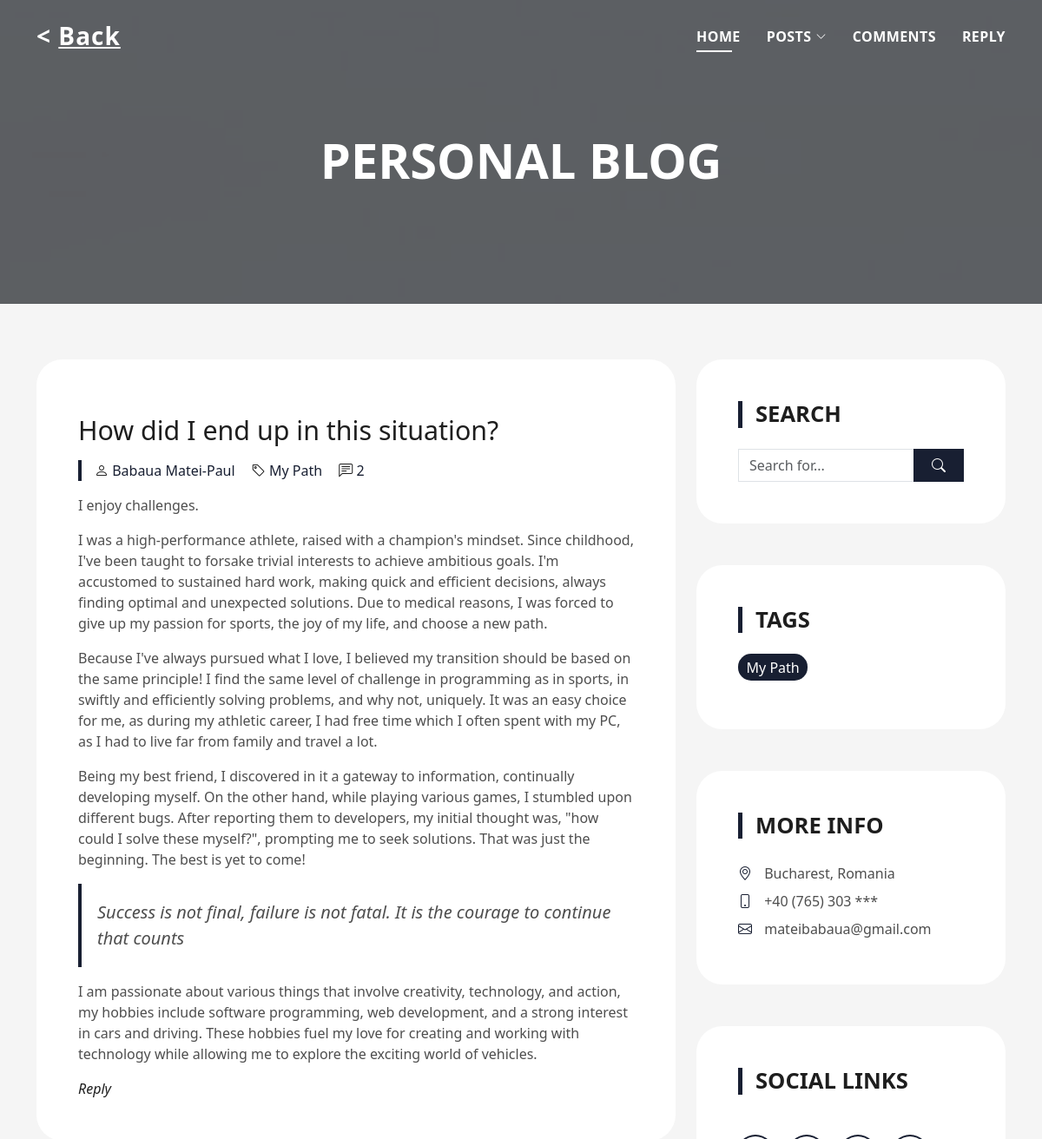
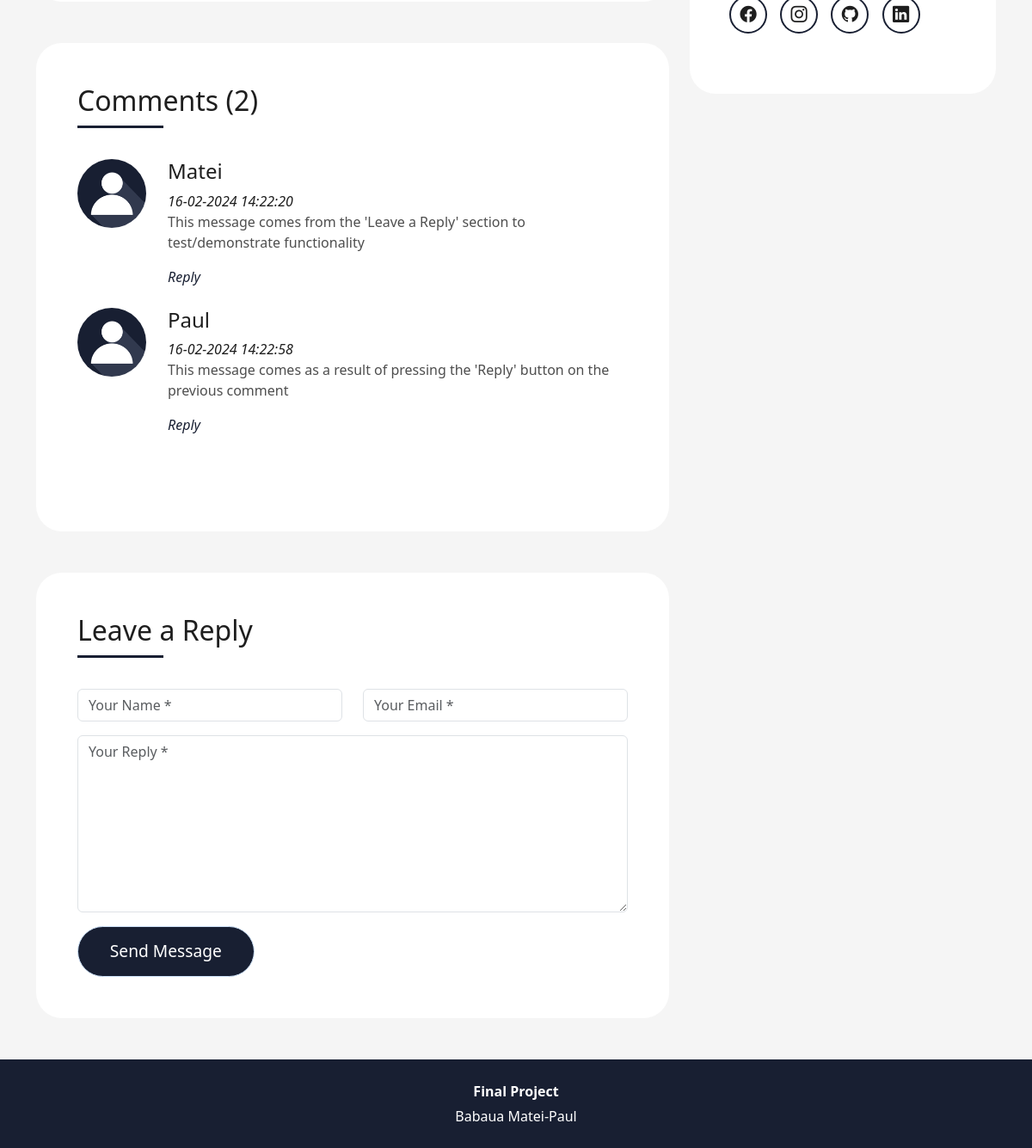
Page /blog on the committed database (2 pictures, top to bottom).
### tables this page shows
CREATE TABLE Contacte (ID INTEGER PRIMARY KEY, Name TEXT, Profile TEXT, Email TEXT, Phone TEXT);

CREATE TABLE Replies (
            id INTEGER PRIMARY KEY,
            name TEXT,
            email TEXT,
            reply TEXT,
            date TIMESTAMP DEFAULT CURRENT_TIMESTAMP
        );

CREATE TABLE Websites (website TEXT, link TEXT);

### routes.py (the view)
@app.route('/blog')
def blog():
    database = Database('database.db')
    get_db_contact_info = ContactInfo(database).get_info()
    get_db_blog_comments = BlogComments(database).get_comments()
    get_db_comments_count = BlogComments(database).count_rows()
    get_db_websites_links = Websites(database).get_website()
    return render_template('blog.html',
                           contact_info=get_db_contact_info,
                           comments=get_db_blog_comments,
                           comments_index=get_db_comments_count,
                           websites=get_db_websites_links,)

### models.py (called while the page is built)
def create_connection(database_name):
    conn = sqlite3.connect(database_name)
    return conn

    def execute_query(self, query, params=None):
        if params:
            self.cursor.execute(query, params)
        else:
            self.cursor.execute(query)
        return self.cursor.fetchall()

    def __del__(self):
        self.conn.close()

    def get_info(self):
        query_result = self.database.execute_query("SELECT * FROM Contacte")
        return query_result[0] if query_result else None

    def get_website(self):
        query = "SELECT website, link FROM websites"
        return self.database.execute_query(query)

    def get_comments(self):
        query = "SELECT name, reply, strftime('%d-%m-%Y %H:%M:%S', date) AS date FROM Replies"
        try:
            rows = self.database.execute_query(query)
            comments = [Comments(name, reply, date) for name, reply, date in rows]
            return comments
        except sqlite3.Error as e:
            print("An error occurred:", e)

    @staticmethod
    def count_rows():
        conn = create_connection('database.db')
        cursor = conn.cursor()
        cursor.execute("SELECT COUNT(*) FROM Replies")
        total_rows = cursor.fetchone()[0]
        conn.commit()
        conn.close()
        return total_rows

### templates/blog.html (shortened to what this page needs)
<!DOCTYPE html>
<html lang="en">
<head>
  <link href="{{ url_for('static', filename='assets/vendor/bootstrap/css/bootstrap.min.css') }}" rel="stylesheet">
  <link href="{{ url_for('static', filename='assets/vendor/bootstrap-icons/bootstrap-icons.css') }}" rel="stylesheet">
  <link href="{{ url_for('static', filename='assets/vendor/glightbox/css/glightbox.min.css') }}" rel="stylesheet">
  <link href="{{ url_for('static', filename='assets/vendor/swiper/swiper-bundle.min.css') }}" rel="stylesheet">
  <link rel="stylesheet" type="text/css" href="{{ url_for('static', filename='assets/css/style.css') }}">
</head>
<body>
  <header id="header" class="fixed-top">
    <div class="container d-flex align-items-center justify-content-between">
      <h1 class="logo">
        <a href="{{ url_for('index') }}"><</a>
        <a href="{{ url_for('index') }}" style="text-decoration: underline;">Back</a>
      </h1>
      <nav id="navbar" class="navbar">
        <ul>
          <li><a class="nav-link scrollto active" href="#bloghome">Home</a></li>
          <li class="dropdown"><a style="color: white;"><span>Posts</span> <i class="bi bi-chevron-down"></i></a>
          <li><a class="nav-link scrollto " href="#comments">Comments</a></li>
          <li><a class="nav-link scrollto" href="#inputName">Reply</a></li>
        </ul>
      </nav>
    </div>
  </header>
  <div class="hero hero-single route bg-image" id="bloghome" style="background-image: url('{{ url_for('static', filename='assets/img/overlay-bg.jpg') }}')">
    <div class="overlay-mf"></div>
    <div class="hero-content display-table">
      <div class="table-cell">
        <div class="container">
          <h2 class="hero-title mb-4">PERSONAL BLOG</h2>
        </div>
      </div>
    </div>
  </div>
  <main id="main">
    <section class="blog-wrapper sect-pt4" id="blog">
      <div class="container">
        <div class="row">
          <div class="col-md-8">
            <div class="post-box">
              <div class="post-meta">
                <h1 class="article-title">How did I end up in this situation?</h1>
                <ul>
                  <li>
                    <span class="bi bi-person"></span>
                    <a href="{{ url_for('index') }}">{{ contact_info[1] }}</a>
                  </li>
                  <li>
                    <span class="bi bi-tag"></span>
                    <a>My Path</a>
                  </li>
                  <li>
                    <span class="bi bi-chat-left-text"></span>
                    <a>{{ comments_index }}</a>
                  </li>
                </ul>
              </div>
              <div class="article-content">
                <p>
                  I enjoy challenges.
                </p>
                <p>
                  I was a high-performance athlete, raised with a champion's mindset.
                  Since childhood, I've been taught to forsake trivial interests to achieve ambitious goals.
                  I'm accustomed to sustained hard work, making quick and efficient decisions, always finding
                  optimal and unexpected solutions. Due to medical reasons, I was forced to give up my passion
                  for sports, the joy of my life, and choose a new path.
                </p>
                <p>
                  Because I've always pursued what I love, I believed my transition should be based on the same
                  principle! I find the same level of challenge in programming as in sports, in swiftly and efficiently
                  solving problems, and why not, uniquely. It was an easy choice for me, as during my athletic career,
                  I had free time which I often spent with my PC, as I had to live far from family and travel a lot.
                </p>
                <p>
                  Being my best friend, I discovered in it a gateway to information, continually developing myself.
                  On the other hand, while playing various games, I stumbled upon different bugs. After reporting them
                  to developers, my initial thought was, "how could I solve these myself?", prompting me to seek
                  solutions. That was just the beginning. The best is yet to come!
                </p>
                <blockquote class="blockquote">
                  <p class="mb-0">Success is not final, failure is not fatal. It is the courage to continue that counts</p>
                </blockquote>
                <p>
                  I am passionate about various things that involve creativity, technology, and action, my hobbies include
                  software programming, web development, and a strong interest in cars and driving. These hobbies fuel
                  my love for creating and working with technology while allowing me to explore the exciting world of
                  vehicles.
                </p>
                <a class="italic" href="#inputName">Reply</a>
              </div>
            </div>
            <div class="box-comments" id="comments">
              <div class="title-box-2">
                <h4 class="title-comments title-left">Comments ({{ comments_index }})</h4>
              </div>
              <ul class="list-comments">
                <li>
                  {% for comment in comments %}
                  <div class="comment-avatar">
                    <img src="{{ url_for('static', filename='assets/img/default-user.png') }}" alt="">
                  </div>
                <div class="comment-details">
                    <h4 class="comment-author">{{ comment.name }}</h4>
                    <span>{{ comment.date }}</span>
                    <p>{{ comment.reply }}</p>
                    <a class="italic" href="#inputName">Reply</a>
                </div>
                  <br/>
                {% endfor %}
                </li>
              </ul>
            </div>
            <div class="form-comments">
              <div class="title-box-2">
                <h3 class="title-left">
                  Leave a Reply
                </h3>
              </div>
              <form action="{{ url_for('blogreply') }}" method="post" class="form-mf">
                <div class="row">
                  <div class="col-md-6 mb-3">
                    <div class="form-group">
                      <input type="text" class="form-control input-mf" id="inputName" placeholder="Your Name *" name="blogname" required>
                    </div>
                  </div>
                  <div class="col-md-6 mb-3">
                    <div class="form-group">
                      <input type="email" class="form-control input-mf" id="inputEmail1" placeholder="Your Email *" name="blogemail" required>
                    </div>
                  </div>
                  <div class="col-md-12 mb-3">
                    <div class="form-group">
                      <textarea id="textMessage" class="form-control input-mf" placeholder="Your Reply *" name="blogreply" cols="45" rows="8" required></textarea>
                    </div>
                  </div>
                  <div class="col-md-12">
                    <button type="submit" class="button button-a button-big button-rouded">Send Message</button>
                  </div>
                </div>
              </form>
            </div>
          </div>
          <div class="col-md-4">
            <div class="widget-sidebar sidebar-search">
              <h5 class="sidebar-title">Search</h5>
              <div class="sidebar-content">
                <form>
                  <div class="input-group">
                    <input type="text" class="form-control" placeholder="Search for..." aria-label="Search for...">
                    <span class="input-group-btn">
                      <button class="btn btn-secondary btn-search" type="button">
                        <span class="bi bi-search"></span>
                      </button>
                    </span>
                  </div>
                </form>
              </div>
            </div>
            <div class="widget-sidebar widget-tags">
              <h5 class="sidebar-title">Tags</h5>
              <div class="sidebar-content">
                <ul>
                  <li>
                    <a href="#blog">My Path</a>
                  </li>
                </ul>
              </div>
            </div>
            <div class="widget-sidebar">
              <h5 class="sidebar-title">More Info</h5>
              <div class="sidebar-content">
                <ul class="list-ico">
                  <li><span class="bi bi-geo-alt"></span> Bucharest, Romania</li>
                  <li><span class="bi bi-phone"></span> {{ contact_info[4] }}</li>
                  <li><span class="bi bi-envelope"></span> {{ contact_info[3] }}</li>
                </ul>
              </div>
            </div>
            <div class="widget-sidebar">
              <h5 class="sidebar-title">Social Links</h5>
              <div class="sidebar-content socials">
                <ul class="list-sidebar">
                  {% for website, link in websites %}
                  <li><a href="{{ link }}"><span class="ico-circle"><i class="bi bi-{{ website.lower() }}"></i></span></a></li>
                  {% endfor %}
                </ul>
              </div>
            </div>
          </div>
        </div>
      </div>
    </section>
  </main>
  <footer>
    <div class="container">
      <div class="row">
        <div class="col-sm-12">
          <div class="copyright-box">
            <p class="copyright"><strong>Final Project</strong></p>
            <div class="credits">
              <a>{{ contact_info[1] }}</a>
            </div>
          </div>
        </div>
      </div>
    </div>
  </footer>
</body>
</html>

### rows in the picture
Contacte: Name "Babaua Matei-Paul", Phone "+40 (765) 303 ***", Email "mateibabaua@gmail.com"
Replies: name "Matei", date "16-02-2024 14:22:20", reply "This message comes from the 'Leave a Reply' section to test/demonstrate functionality"
Replies: name "Paul", date "16-02-2024 14:22:58", reply "This message comes as a result of pressing the 'Reply' button on the previous comment"

### other values in the picture
{{ comments_index }} "2"
